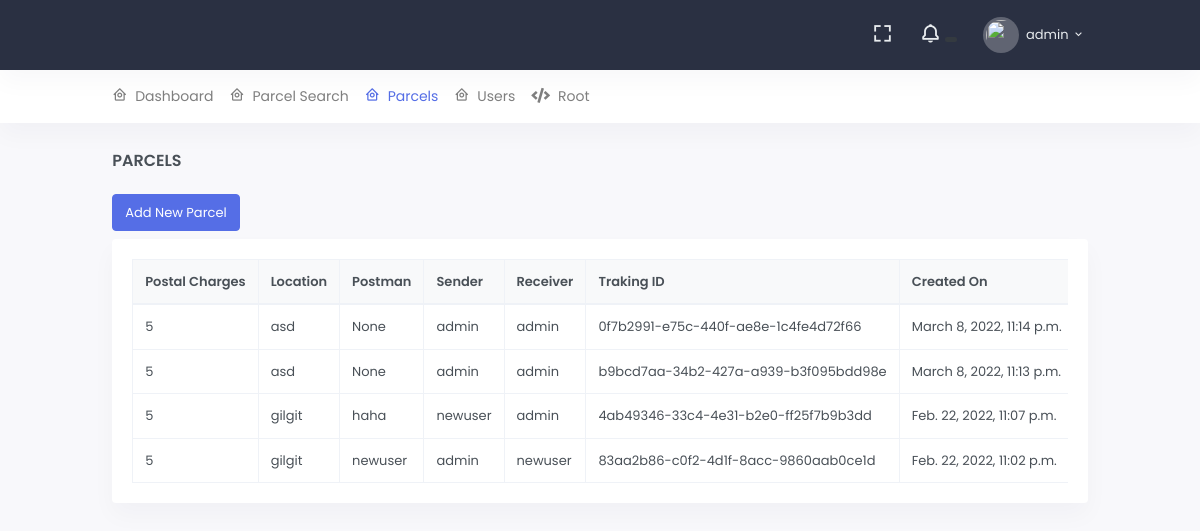
Before: /a/parcel/ (signed in) with the older database file.
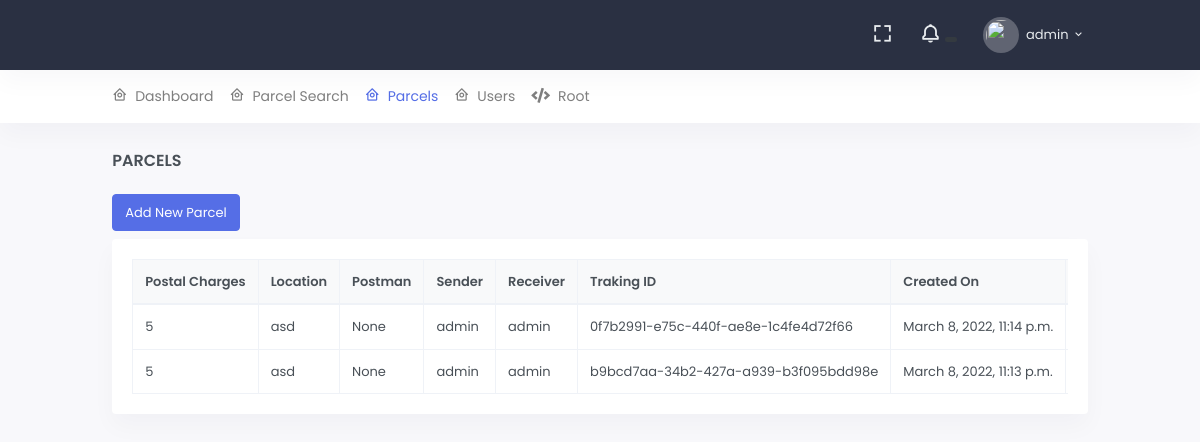
After: the same page with the newer database file.
### src/api/models.py (models this page shows, shortened)
class Parcel(models.Model):
    SERVICE_TYPES_CHOICES = (
        ('urgent', 'urgent'),
        ('normal', 'normal'),
    )
    qr_image = ResizedImageField(
        upload_to='account/images/qrs/', null=True, blank=True, quality=75,
        help_text='size of logo must be 100*100 and format must be png image file', crop=['middle', 'center']
    )
    tracking_id = models.CharField(max_length=100, blank=True, unique=True, default=uuid.uuid4)
    postal_charges = models.PositiveIntegerField(default=5)
    service_type = models.CharField(max_length=255, choices=SERVICE_TYPES_CHOICES)
    latitude = models.DecimalField(max_digits=9, decimal_places=6, default=0.00, blank=True, null=True)
    longitude = models.DecimalField(max_digits=9, decimal_places=6, default=0.00, blank=True, null=True)
    dispatchLocation = models.CharField(max_length=1000)
    postman = models.ForeignKey('accounts.User', on_delete=models.CASCADE, related_name='postman', null=True, blank=True)
    sender = models.ForeignKey('accounts.User', on_delete=models.CASCADE, related_name='sender')
    receiver = models.ForeignKey('accounts.User', on_delete=models.CASCADE, related_name='receiver')
    details = models.TextField(null=True, blank=True)
    is_active = models.BooleanField(default=True)
    created_on = models.DateTimeField(auto_now_add=True)
    class Meta:
        ordering = ['-id']

### src/accounts/models.py (models this page shows, shortened)
class User(AbstractUser):
    TYPES_OF_USERS = (
        ("CUSTOMER", 'Customer'),
        ("MANAGER", 'Manager'),
        ("POSTMAN", 'Postman')
    )
    profile_image = ResizedImageField(
        upload_to='account/images/profiles/', null=True, blank=True, size=[100, 100], quality=75, force_format='PNG',
        help_text='size of logo must be 100*100 and format must be png image file', crop=['middle', 'center']
    )
    phone_number = models.CharField(max_length=30, null=True, blank=True)
    cnic = models.CharField(max_length=13, null=False, blank=False, help_text="13 digits cnic without -", unique=True)
    address = models.TextField(max_length=30, null=True, blank=True)
    latitude = models.DecimalField(max_digits=9, decimal_places=6, default=0.00, blank=True, null=True)
    longitude = models.DecimalField(max_digits=9, decimal_places=6, default=0.00, blank=True, null=True)
    type = models.CharField(max_length=20, default='CUSTOMER', choices=TYPES_OF_USERS)
    is_customer = models.BooleanField(default=True)
    is_postman = models.BooleanField(default=False)
    class Meta:
        ordering = ['-id']
        verbose_name = 'User'
        verbose_name_plural = 'Users'
    def __str__(self):
        return self.username

### src/portals/admins/views.py (the view)
# urls.py: path('parcel/', ParcelListView.as_view(), name='parcel'),
@method_decorator(admin_decorators, name='dispatch')
class ParcelListView(ListView):
    queryset = Parcel.objects.all()
    template_name = 'admins/parcel_list.html'

### src/portals/admins/templates/admins/parcel_list.html (shortened to what this page needs)
{% extends 'core/base.html' %}
{% load custom_tags %}
{% block page_heading %}
    Parcels
{% endblock %}
{% block content %}
    <div class="row mb-2">
        <div class="col-lg-12">
            <a href="{% url 'admins:add-parcel' %}" class="btn btn-primary">Add New Parcel</a>
        </div>
    </div>
    <div class="row">
        <div class="col-12">
            <div class="card">
                <div class="card-body">
                    {% if parcel_list %}
                        <div class="table-responsive">
                            <table class="table table-bordered table-centered table-nowrap mb-0">
                                <thead class="thead-light">
                                <tr>
                                    <th>Postal Charges</th>
                                    <th>Location</th>
                                    <th>Postman</th>
                                    <th>Sender</th>
                                    <th>Receiver</th>
                                    <th>Traking ID</th>
                                    <th>Created On</th>
                                    <th>QR Code</th>
                                </tr>
                                </thead>
                                <tbody>
                                {% for object in parcel_list %}
                                    <tr>
                                        <td>{{ object.postal_charges }}</td>
                                        <td>{{ object.dispatchLocation }}</td>
                                        <td>{{ object.postman }}</td>
                                        <td>{{ object.sender }}</td>
                                        <td>{{ object.receiver }}</td>
                                        <td>{{ object.tracking_id }}</td>
                                        <td>{{ object.created_on }}</td>
                                        <td><a href="/media/{{ object.tracking_id }}-QR.png">QR code</a></td>
                                    </tr>
                                {% endfor %}
                                </tbody>
                            </table>
                        </div>
                    {% else %}
                        <b class="text-danger">! No parcels found</b>
                    {% endif %}
                </div>
            </div>
        </div>
    </div>
{% endblock %}

Changed rows visible on the page:
removed Parcel: postal_charges "5", dispatchLocation "gilgit", postman "haha", sender "newuser", receiver "admin", tracking_id "4ab49346-33c4-4e31-b2e0-ff25f7b9b3dd", created_on "Feb. 22, 2022, 11:07 p.m."
removed Parcel: postal_charges "5", dispatchLocation "gilgit", postman "newuser", sender "admin", receiver "newuser", tracking_id "83aa2b86-c0f2-4d1f-8acc-9860aab0ce1d", created_on "Feb. 22, 2022, 11:02 p.m."
